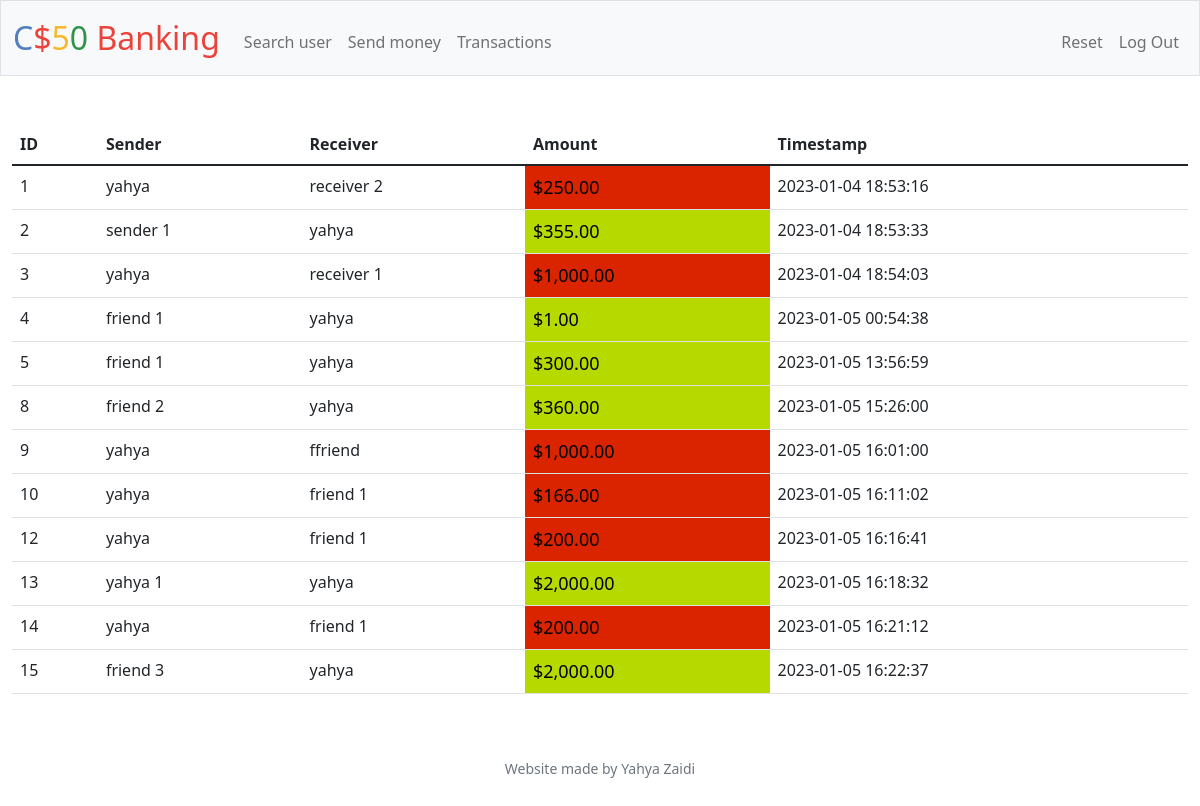
The page /transactions (signed in) on the database its author committed.
### tables this page shows
CREATE TABLE 'transactions' ('id' INTEGER PRIMARY KEY AUTOINCREMENT NOT NULL, 'sender' TEXT, 'receiver' TEXT, 'amount' INTEGER, 'timestamp' DATETIME DEFAULT CURRENT_TIMESTAMP);

### app.py (the view)
@app.route("/transactions")
@login_required
def transactions():
    transactions = db.execute("SELECT * FROM transactions WHERE sender = %s OR receiver = %s;", session["username"],session["username"])
    return render_template("transactions.html", transactions=transactions,user=session["username"])

### app.py (called while the page is built)
@app.after_request
def after_request(response):
    response.headers["Cache-Control"] = "no-cache, no-store, must-revalidate"
    response.headers["Expires"] = 0
    response.headers["Pragma"] = "no-cache"
    return response

### helpers.py (called while the page is built)
def login_required(f):
    @wraps(f)
    def decorated_function(*args, **kwargs):
        if session.get("user_id") is None:
            return redirect("/login")
        return f(*args, **kwargs)
    return decorated_function

def usd(value):
    return f"${value:,.2f}"

### templates/transactions.html (shortened to what this page needs)
{% extends "layout.html" %}
{% block main %}
    <table class="table table-triped">
        <thead>
            <tr>
                <th>ID</th>
                <th>Sender</th>
                <th>Receiver</th>
                <th>Amount</th>
                <th>Timestamp</th>
            </tr>
        </thead>
        <tbody>
            {% for t in transactions %}
                <tr>
                    <td>{{ t.id }}</td>
                    <td>{{ t.sender }}</td>
                    <td>{{ t.receiver }}</td>
                    <td {% if t.receiver == user %}
                    style="background-color:#b6da00;font-size:18px;color:#000000;"
                    {% else %}
                    style="background-color:#da2400;font-size:18px;color:#000000;"
                    {% endif %} >{{ t.amount | usd }}</td>
                    <td>{{ t.timestamp }}</td>
                </tr>
            {% endfor %}
        </tbody>
    </table>
{% endblock %}

### static/styles.css (style rules this page uses)
main table { text-align: left; }

### rows shown on the page
transactions: id "1", sender "yahya", receiver "receiver 2", amount "$250.00", timestamp "2023-01-04 18:53:16"
transactions: id "2", sender "sender 1", receiver "yahya", amount "$355.00", timestamp "2023-01-04 18:53:33"
transactions: id "3", sender "yahya", receiver "receiver 1", amount "$1,000.00", timestamp "2023-01-04 18:54:03"
transactions: id "4", sender "friend 1", receiver "yahya", amount "$1.00", timestamp "2023-01-05 00:54:38"
transactions: id "5", sender "friend 1", receiver "yahya", amount "$300.00", timestamp "2023-01-05 13:56:59"
transactions: id "8", sender "friend 2", receiver "yahya", amount "$360.00", timestamp "2023-01-05 15:26:00"
transactions: id "9", sender "yahya", receiver "ffriend", amount "$1,000.00", timestamp "2023-01-05 16:01:00"
transactions: id "10", sender "yahya", receiver "friend 1", amount "$166.00", timestamp "2023-01-05 16:11:02"
transactions: id "12", sender "yahya", receiver "friend 1", amount "$200.00", timestamp "2023-01-05 16:16:41"
transactions: id "13", sender "yahya 1", receiver "yahya", amount "$2,000.00", timestamp "2023-01-05 16:18:32"
transactions: id "14", sender "yahya", receiver "friend 1", amount "$200.00", timestamp "2023-01-05 16:21:12"
transactions: id "15", sender "friend 3", receiver "yahya", amount "$2,000.00", timestamp "2023-01-05 16:22:37"
